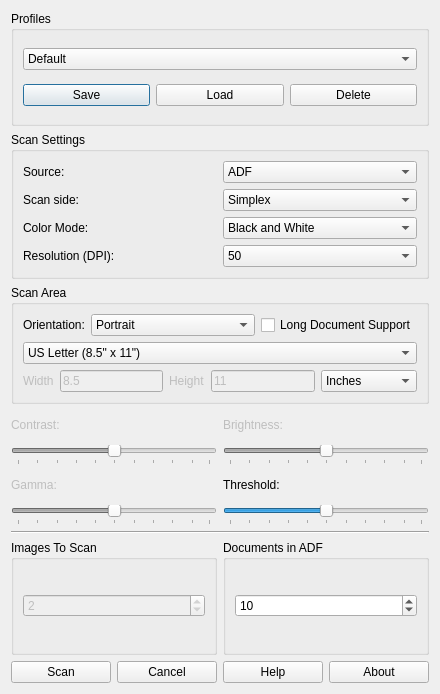
<?xml version="1.0" encoding="UTF-8"?>
<ui version="4.0">
 <class>MainForm</class>
 <widget class="QDialog" name="MainForm">
  <property name="geometry">
   <rect>
    <x>0</x>
    <y>0</y>
    <width>440</width>
    <height>694</height>
   </rect>
  </property>
  <property name="contextMenuPolicy">
   <enum>Qt::NoContextMenu</enum>
  </property>
  <property name="windowTitle">
   <string>TWAIN Sample DS</string>
  </property>
  <property name="windowIcon">
   <iconset resource="qtresources.qrc">
    <normaloff>:/images/TWG-LogoSmall.png</normaloff>:/images/TWG-LogoSmall.png</iconset>
  </property>
  <property name="whatsThis">
   <string/>
  </property>
  <layout class="QVBoxLayout" name="verticalLayout_3">
   <item>
    <widget class="QGroupBox" name="pGroupBox_Profiles">
     <property name="title">
      <string>Profiles</string>
     </property>
     <layout class="QVBoxLayout" name="verticalLayout_2">
      <item>
       <widget class="QComboBox" name="pComboBox_Profiles">
        <property name="editable">
         <bool>false</bool>
        </property>
        <item>
         <property name="text">
          <string>Default</string>
         </property>
        </item>
       </widget>
      </item>
      <item>
       <layout class="QHBoxLayout" name="horizontalLayout_4">
        <item>
         <widget class="QPushButton" name="pPushButton_Profile_Save">
          <property name="text">
           <string>Save</string>
          </property>
         </widget>
        </item>
        <item>
         <widget class="QPushButton" name="pPushButton_Profile_Load">
          <property name="text">
           <string>Load</string>
          </property>
         </widget>
        </item>
        <item>
         <widget class="QPushButton" name="pPushButton_Profile_Delete">
          <property name="text">
           <string>Delete</string>
          </property>
         </widget>
        </item>
       </layout>
      </item>
     </layout>
    </widget>
   </item>
   <item>
    <widget class="QGroupBox" name="pGroupBox_ScanSettings">
     <property name="title">
      <string>Scan Settings</string>
     </property>
     <layout class="QGridLayout" name="gridLayout">
      <item row="0" column="0">
       <widget class="QLabel" name="pLabel_Source">
        <property name="text">
         <string>Source:</string>
        </property>
       </widget>
      </item>
      <item row="0" column="1">
       <widget class="QComboBox" name="pComboBox_Source">
        <item>
         <property name="text">
          <string>ADF</string>
         </property>
        </item>
        <item>
         <property name="text">
          <string>Flatbed</string>
         </property>
        </item>
       </widget>
      </item>
      <item row="1" column="0">
       <widget class="QLabel" name="pLabel_ScanSide">
        <property name="text">
         <string>Scan side:</string>
        </property>
       </widget>
      </item>
      <item row="1" column="1">
       <widget class="QComboBox" name="pComboBox_ScanSide">
        <property name="currentIndex">
         <number>0</number>
        </property>
        <item>
         <property name="text">
          <string>Simplex</string>
         </property>
        </item>
        <item>
         <property name="text">
          <string>Duplex</string>
         </property>
        </item>
       </widget>
      </item>
      <item row="2" column="0">
       <widget class="QLabel" name="pLabel_ColorMode">
        <property name="text">
         <string>Color Mode:</string>
        </property>
       </widget>
      </item>
      <item row="2" column="1">
       <widget class="QComboBox" name="pComboBox_ColorMode">
        <property name="currentIndex">
         <number>0</number>
        </property>
        <item>
         <property name="text">
          <string>Black and White</string>
         </property>
        </item>
        <item>
         <property name="text">
          <string>Grayscale</string>
         </property>
        </item>
        <item>
         <property name="text">
          <string>Color</string>
         </property>
        </item>
       </widget>
      </item>
      <item row="3" column="0">
       <widget class="QLabel" name="pLabel_Resolution">
        <property name="text">
         <string>Resolution (DPI):</string>
        </property>
       </widget>
      </item>
      <item row="3" column="1">
       <widget class="QComboBox" name="pComboBox_Resolution">
        <property name="currentIndex">
         <number>0</number>
        </property>
        <item>
         <property name="text">
          <string>50</string>
         </property>
        </item>
        <item>
         <property name="text">
          <string>100</string>
         </property>
        </item>
        <item>
         <property name="text">
          <string>150</string>
         </property>
        </item>
        <item>
         <property name="text">
          <string>200</string>
         </property>
        </item>
        <item>
         <property name="text">
          <string>300</string>
         </property>
        </item>
        <item>
         <property name="text">
          <string>400</string>
         </property>
        </item>
        <item>
         <property name="text">
          <string>500</string>
         </property>
        </item>
        <item>
         <property name="text">
          <string>600</string>
         </property>
        </item>
       </widget>
      </item>
     </layout>
    </widget>
   </item>
   <item>
    <widget class="QGroupBox" name="pGroupBox_ScanArea">
     <property name="title">
      <string>Scan Area</string>
     </property>
     <layout class="QVBoxLayout" name="verticalLayout">
      <item>
       <layout class="QHBoxLayout" name="horizontalLayout_6">
        <item>
         <widget class="QLabel" name="pLabel_Orientation">
          <property name="text">
           <string>Orientation:</string>
          </property>
         </widget>
        </item>
        <item>
         <widget class="QComboBox" name="pComboBox_Orientation">
          <property name="sizePolicy">
           <sizepolicy hsizetype="Expanding" vsizetype="Fixed">
            <horstretch>0</horstretch>
            <verstretch>0</verstretch>
           </sizepolicy>
          </property>
          <property name="currentIndex">
           <number>0</number>
          </property>
          <item>
           <property name="text">
            <string>Portrait</string>
           </property>
          </item>
          <item>
           <property name="text">
            <string>Landscape</string>
           </property>
          </item>
         </widget>
        </item>
        <item>
         <widget class="QCheckBox" name="pCheckBox_LongDoc">
          <property name="text">
           <string>Long Document Support</string>
          </property>
         </widget>
        </item>
       </layout>
      </item>
      <item>
       <widget class="QComboBox" name="pComboBox_PaperSize_StandardSizes">
        <item>
         <property name="text">
          <string>US Letter (8.5&quot; x 11&quot;)</string>
         </property>
        </item>
        <item>
         <property name="text">
          <string>US Legal (8.5&quot; x 14&quot;)</string>
         </property>
        </item>
        <item>
         <property name="text">
          <string>Custom</string>
         </property>
        </item>
       </widget>
      </item>
      <item>
       <layout class="QHBoxLayout" name="horizontalLayout_3">
        <item>
         <layout class="QHBoxLayout" name="horizontalLayout">
          <item>
           <widget class="QLabel" name="pLabel_PaperSize_Custom_Width">
            <property name="enabled">
             <bool>false</bool>
            </property>
            <property name="text">
             <string>Width</string>
            </property>
           </widget>
          </item>
          <item>
           <widget class="QLineEdit" name="pLineEdit_PaperSize_Custom_Width">
            <property name="enabled">
             <bool>false</bool>
            </property>
            <property name="text">
             <string>8.5</string>
            </property>
            <property name="maxLength">
             <number>5</number>
            </property>
           </widget>
          </item>
         </layout>
        </item>
        <item>
         <layout class="QHBoxLayout" name="horizontalLayout_2">
          <item>
           <widget class="QLabel" name="pLabel_PaperSize_Custom_Height">
            <property name="enabled">
             <bool>false</bool>
            </property>
            <property name="text">
             <string>Height</string>
            </property>
           </widget>
          </item>
          <item>
           <widget class="QLineEdit" name="pLineEdit_PaperSize_Custom_Height">
            <property name="enabled">
             <bool>false</bool>
            </property>
            <property name="text">
             <string>11</string>
            </property>
            <property name="maxLength">
             <number>5</number>
            </property>
           </widget>
          </item>
         </layout>
        </item>
        <item>
         <widget class="QComboBox" name="pComboBox_PaperSize_Custom_Units">
          <property name="enabled">
           <bool>true</bool>
          </property>
          <item>
           <property name="text">
            <string>Inches</string>
           </property>
          </item>
          <item>
           <property name="text">
            <string>Pixels</string>
           </property>
          </item>
          <item>
           <property name="text">
            <string>Centimeters</string>
           </property>
          </item>
          <item>
           <property name="text">
            <string>Picas</string>
           </property>
          </item>
          <item>
           <property name="text">
            <string>Points</string>
           </property>
          </item>
          <item>
           <property name="text">
            <string>Twips</string>
           </property>
          </item>
         </widget>
        </item>
       </layout>
      </item>
     </layout>
    </widget>
   </item>
   <item>
    <layout class="QGridLayout" name="gridLayout_2">
     <item row="0" column="0">
      <widget class="QLabel" name="pLabel_Contrast">
       <property name="enabled">
        <bool>false</bool>
       </property>
       <property name="text">
        <string>Contrast:</string>
       </property>
      </widget>
     </item>
     <item row="0" column="1">
      <widget class="QLabel" name="pLabel_Brightness">
       <property name="enabled">
        <bool>false</bool>
       </property>
       <property name="text">
        <string>Brightness:</string>
       </property>
      </widget>
     </item>
     <item row="1" column="0">
      <widget class="QSlider" name="pHorizontalSlider_Contrast">
       <property name="enabled">
        <bool>false</bool>
       </property>
       <property name="sliderPosition">
        <number>50</number>
       </property>
       <property name="orientation">
        <enum>Qt::Horizontal</enum>
       </property>
       <property name="tickPosition">
        <enum>QSlider::TicksBelow</enum>
       </property>
      </widget>
     </item>
     <item row="1" column="1">
      <widget class="QSlider" name="pHorizontalSlider_Brightness">
       <property name="enabled">
        <bool>false</bool>
       </property>
       <property name="sliderPosition">
        <number>50</number>
       </property>
       <property name="orientation">
        <enum>Qt::Horizontal</enum>
       </property>
       <property name="tickPosition">
        <enum>QSlider::TicksBelow</enum>
       </property>
      </widget>
     </item>
     <item row="2" column="0">
      <widget class="QLabel" name="pLabel_Gamma">
       <property name="enabled">
        <bool>false</bool>
       </property>
       <property name="text">
        <string>Gamma:</string>
       </property>
      </widget>
     </item>
     <item row="2" column="1">
      <widget class="QLabel" name="pLabel_Threshold">
       <property name="text">
        <string>Threshold:</string>
       </property>
      </widget>
     </item>
     <item row="3" column="0">
      <widget class="QSlider" name="pHorizontalSlider_Gamma">
       <property name="enabled">
        <bool>false</bool>
       </property>
       <property name="sliderPosition">
        <number>50</number>
       </property>
       <property name="orientation">
        <enum>Qt::Horizontal</enum>
       </property>
       <property name="tickPosition">
        <enum>QSlider::TicksBelow</enum>
       </property>
      </widget>
     </item>
     <item row="3" column="1">
      <widget class="QSlider" name="pHorizontalSlider_Threshold">
       <property name="sliderPosition">
        <number>50</number>
       </property>
       <property name="orientation">
        <enum>Qt::Horizontal</enum>
       </property>
       <property name="tickPosition">
        <enum>QSlider::TicksBelow</enum>
       </property>
      </widget>
     </item>
    </layout>
   </item>
   <item>
    <widget class="Line" name="line">
     <property name="orientation">
      <enum>Qt::Horizontal</enum>
     </property>
    </widget>
   </item>
   <item>
    <layout class="QHBoxLayout" name="horizontalLayout_7">
     <item>
      <widget class="QGroupBox" name="pGroupBox_XferCount">
       <property name="title">
        <string>Images To Scan</string>
       </property>
       <layout class="QVBoxLayout" name="verticalLayout_4">
        <item>
         <widget class="QSpinBox" name="pSpinBox_XferCount">
          <property name="enabled">
           <bool>false</bool>
          </property>
          <property name="toolTip">
           <string>TWAIN application sets this field via CAP_XFERCOUNT</string>
          </property>
          <property name="suffix">
           <string/>
          </property>
          <property name="prefix">
           <string/>
          </property>
          <property name="minimum">
           <number>-1</number>
          </property>
          <property name="maximum">
           <number>500</number>
          </property>
          <property name="value">
           <number>2</number>
          </property>
         </widget>
        </item>
       </layout>
      </widget>
     </item>
     <item>
      <widget class="QGroupBox" name="pGroupBox_DocsInADF">
       <property name="title">
        <string>Documents in ADF</string>
       </property>
       <layout class="QVBoxLayout" name="verticalLayout_5">
        <item>
         <widget class="QSpinBox" name="pSpinBox_DocsInADF">
          <property name="suffix">
           <string/>
          </property>
          <property name="prefix">
           <string/>
          </property>
          <property name="minimum">
           <number>-1</number>
          </property>
          <property name="maximum">
           <number>500</number>
          </property>
          <property name="value">
           <number>10</number>
          </property>
         </widget>
        </item>
       </layout>
      </widget>
     </item>
    </layout>
   </item>
   <item>
    <layout class="QHBoxLayout" name="horizontalLayout_5">
     <item>
      <widget class="QPushButton" name="pPushButton_Scan">
       <property name="text">
        <string>Scan</string>
       </property>
      </widget>
     </item>
     <item>
      <widget class="QPushButton" name="pPushButton_Cancel">
       <property name="text">
        <string>Cancel</string>
       </property>
      </widget>
     </item>
     <item>
      <widget class="QPushButton" name="pPushButton_Help">
       <property name="text">
        <string>Help</string>
       </property>
      </widget>
     </item>
     <item>
      <widget class="QPushButton" name="pPushButton_About">
       <property name="text">
        <string>About</string>
       </property>
      </widget>
     </item>
    </layout>
   </item>
  </layout>
 </widget>
 <tabstops>
  <tabstop>pComboBox_Profiles</tabstop>
  <tabstop>pPushButton_Profile_Save</tabstop>
  <tabstop>pPushButton_Profile_Load</tabstop>
  <tabstop>pPushButton_Profile_Delete</tabstop>
  <tabstop>pComboBox_Source</tabstop>
  <tabstop>pComboBox_ScanSide</tabstop>
  <tabstop>pComboBox_ColorMode</tabstop>
  <tabstop>pComboBox_Resolution</tabstop>
  <tabstop>pComboBox_Orientation</tabstop>
  <tabstop>pCheckBox_LongDoc</tabstop>
  <tabstop>pComboBox_PaperSize_StandardSizes</tabstop>
  <tabstop>pLineEdit_PaperSize_Custom_Width</tabstop>
  <tabstop>pLineEdit_PaperSize_Custom_Height</tabstop>
  <tabstop>pComboBox_PaperSize_Custom_Units</tabstop>
  <tabstop>pHorizontalSlider_Contrast</tabstop>
  <tabstop>pHorizontalSlider_Brightness</tabstop>
  <tabstop>pHorizontalSlider_Gamma</tabstop>
  <tabstop>pHorizontalSlider_Threshold</tabstop>
  <tabstop>pSpinBox_XferCount</tabstop>
  <tabstop>pSpinBox_DocsInADF</tabstop>
  <tabstop>pPushButton_Scan</tabstop>
  <tabstop>pPushButton_Cancel</tabstop>
  <tabstop>pPushButton_Help</tabstop>
  <tabstop>pPushButton_About</tabstop>
 </tabstops>
 <resources>
  <include location="qtresources.qrc"/>
 </resources>
 <connections/>
</ui>
